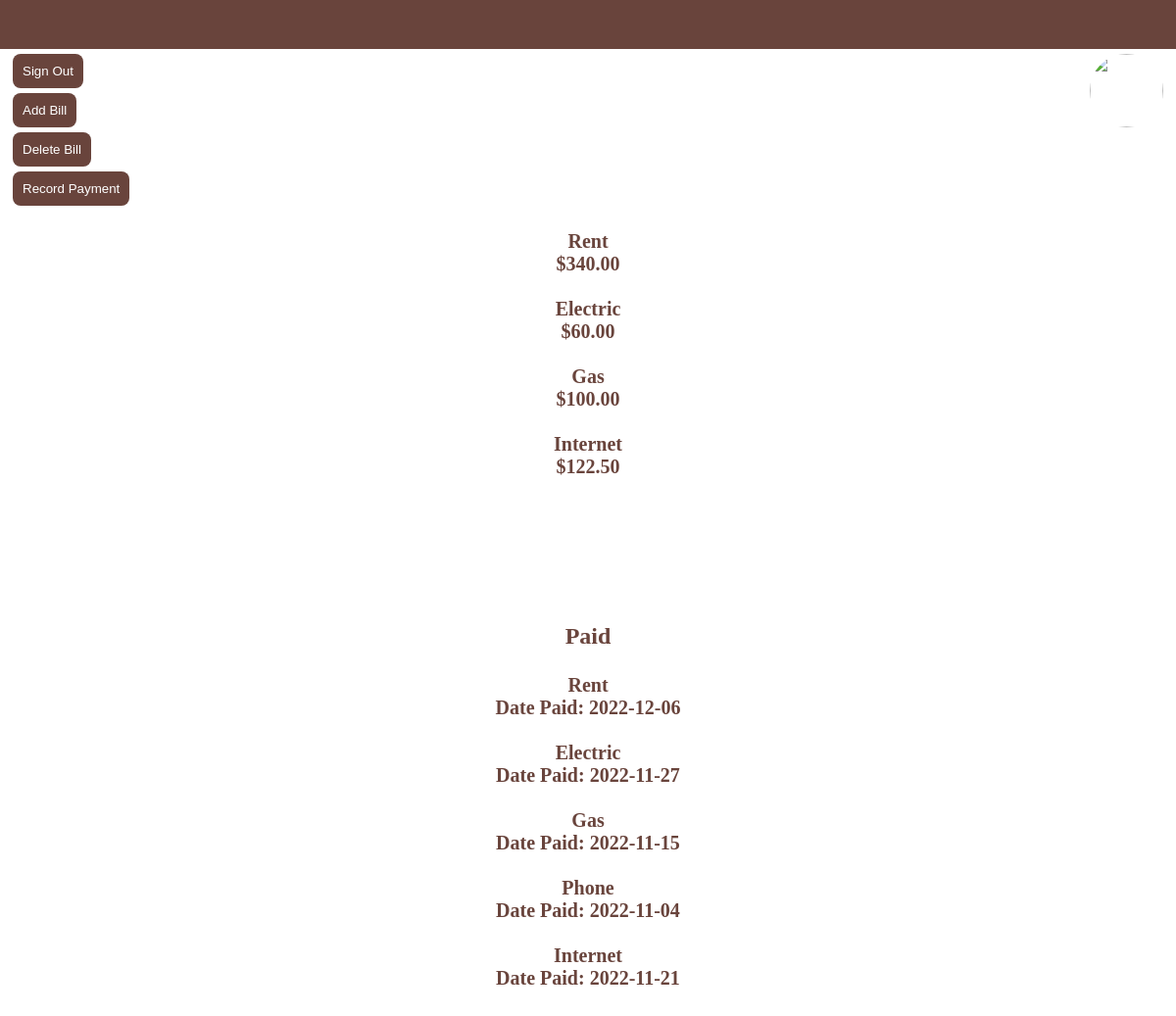
Page /bills.php (signed in) on the committed database.
### tables this page shows
CREATE TABLE `bills` (
  `bill_id` int NOT NULL,
  `userID` int NOT NULL,
  `name` varchar(100) NOT NULL,
  `amount` decimal(10,2) NOT NULL
);

CREATE TABLE `paid` (
  `userID` int NOT NULL,
  `name` varchar(200) NOT NULL,
  `paid_id` int NOT NULL,
  `date` date NOT NULL
);

### getpp.php (called while the page is built, shortened)
<?php
$username = $_SESSION['username'];
$filepath = "uploads/$username.jpg";
?>

### getpaid.php (the view, shortened to what this page needs)
<?php
require_once "config.php";
$conn = new mysqli($hn,$un,$pw,$db);
$username = $_SESSION['username'];
$userID = $_SESSION['userID'];
$query = "SELECT userID FROM users WHERE username='$username'";
$result = $conn->query($query);
foreach($result as $item) {
    $userID = $item['userID'];
}
$query = "SELECT name,date FROM paid WHERE userID='$userID'";
$result = $conn->query($query);
if ($result->num_rows > 0) {
  while($row = $result->fetch_assoc()) {
    echo $row["name"] . "<br>" . "Date Paid: " . $row["date"] . "<br>" . "<br>";
  }
} else {
  echo "No bills paid.";
}
?>

### bills.php (shortened to what this page needs)
<?php
    require_once "getpp.php";
?>
<!DOCTYPE html>
<html>
<head>
    <link rel="stylesheet" href="css/bills.css">
</head>
<body>
    <header>
    </header>
    <div class="pp">
    <img src="<?php echo $filepath; ?>">
    </div>
    <input type="button" value="Sign Out" id="signOutBtn" class="out">
    <button onclick="myFunction()" class="add">Add Bill</button>
    <button onclick="myFunction2()" class="add">Delete Bill</button>
    <button onclick="myFunction3()" class="add">Record Payment</button>
        <p class="bills"><?php include "getbills.php"; ?> </p>
        <h1 class="paid">Paid</h1>
        <p class="paid2"><?php include "getpaid.php"; ?> </p>
</body>
</html>

### getbills.php (shortened to what this page needs)
<?php
require_once "config.php";
$conn = new mysqli($hn,$un,$pw,$db);
$username = $_SESSION['username'];
$userID = $_SESSION['userID'];
$query = "SELECT userID FROM users WHERE username='$username'";
$result = $conn->query($query);
foreach($result as $item) {
    $userID = $item['userID'];
}
$query = "SELECT name,amount FROM bills WHERE userID='$userID'";
$result = $conn->query($query);
if ($result->num_rows > 0) {
  while($row = $result->fetch_assoc()) {
    echo $row["name"] . "<br>" . "$" . $row["amount"] . "<br>" . "<br>";
  }
} else {
  echo "No bills added.";
}
?>

### bills.css (style rules this page uses)
body { background-image: url('background.png'); font-family: Copperplate, Papyrus, fantasy; background-size: 150%; }
header { background-color: #69443C; color: white; position: absolute; top: 0; left: 0; width: 100%; height: 50px; }
.out { display: block; color: white; background-color: #69443C; border-radius: 8px; border: none; padding: 10px; margin-left: 5px; margin-top: 55px; }
.add { display: block; color: white; background-color: #69443C; border-radius: 8px; border: none; padding: 10px; margin-left: 5px; margin-top: 5px; }
.pp img { display: block; border-radius: 50%; object-fit: cover; width: 75px; height: 75px; margin-top: 0px; margin-right: 5px; float: right; }
.bills { font-size: 20px; margin-top: 25px; color: #69443C; text-align: center; display: block; float: center; font-weight: bold; }
.paid { font-size: 24px; margin-top: 125px; text-align: center; display: block; float: center; font-weight: bold; color: #69443C; }
.paid2 { font-size: 20px; margin-top: 25px; color: #69443C; text-align: center; display: block; float: center; font-weight: bold; }

### rows in the picture
bills: name "Rent", amount "340.00"
bills: name "Electric", amount "60.00"
bills: name "Gas", amount "100.00"
bills: name "Internet", amount "122.50"
paid: name "Rent", date "2022-12-06"
paid: name "Electric", date "2022-11-27"
paid: name "Gas", date "2022-11-15"
paid: name "Phone", date "2022-11-04"
paid: name "Internet", date "2022-11-21"
